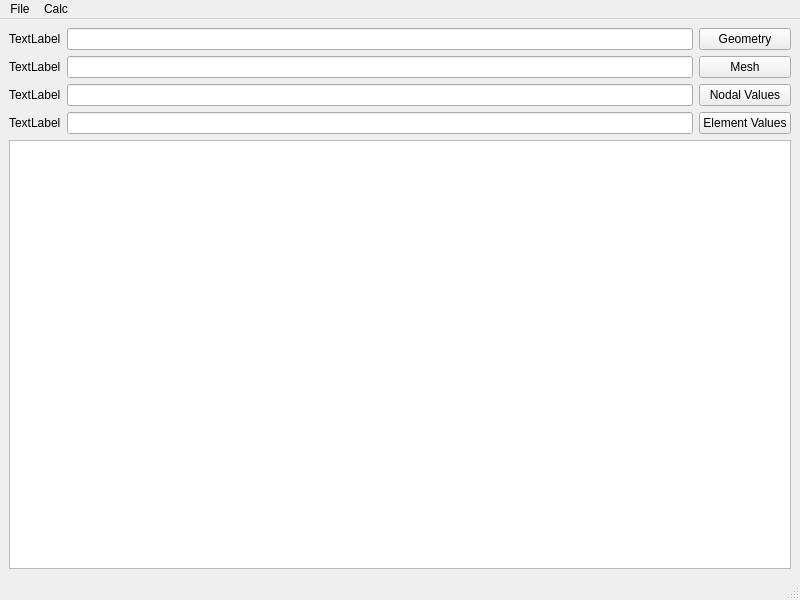
<?xml version="1.0" encoding="UTF-8"?>
<ui version="4.0">
 <class>MainWindow</class>
 <widget class="QMainWindow" name="MainWindow">
  <property name="geometry">
   <rect>
    <x>0</x>
    <y>0</y>
    <width>800</width>
    <height>600</height>
   </rect>
  </property>
  <property name="windowTitle">
   <string>MainWindow</string>
  </property>
  <widget class="QWidget" name="centralwidget">
   <layout class="QVBoxLayout" name="verticalLayout">
    <item>
     <layout class="QGridLayout" name="gridLayout">
      <item row="1" column="0">
       <widget class="QLabel" name="b_label">
        <property name="text">
         <string>TextLabel</string>
        </property>
       </widget>
      </item>
      <item row="0" column="0">
       <widget class="QLabel" name="a_label">
        <property name="text">
         <string>TextLabel</string>
        </property>
       </widget>
      </item>
      <item row="0" column="1">
       <widget class="QLineEdit" name="a_text"/>
      </item>
      <item row="3" column="1">
       <widget class="QLineEdit" name="d_text"/>
      </item>
      <item row="0" column="2">
       <widget class="QPushButton" name="show_geometry_button">
        <property name="text">
         <string>Geometry</string>
        </property>
       </widget>
      </item>
      <item row="3" column="0">
       <widget class="QLabel" name="d_label">
        <property name="text">
         <string>TextLabel</string>
        </property>
       </widget>
      </item>
      <item row="2" column="0">
       <widget class="QLabel" name="c_label">
        <property name="text">
         <string>TextLabel</string>
        </property>
       </widget>
      </item>
      <item row="2" column="1">
       <widget class="QLineEdit" name="c_text"/>
      </item>
      <item row="1" column="1">
       <widget class="QLineEdit" name="b_text"/>
      </item>
      <item row="2" column="2">
       <widget class="QPushButton" name="show_nodal_values_button">
        <property name="text">
         <string>Nodal Values</string>
        </property>
       </widget>
      </item>
      <item row="3" column="2">
       <widget class="QPushButton" name="show_element_values_button">
        <property name="text">
         <string>Element Values</string>
        </property>
       </widget>
      </item>
      <item row="1" column="2">
       <widget class="QPushButton" name="show_mesh_button">
        <property name="text">
         <string>Mesh</string>
        </property>
       </widget>
      </item>
     </layout>
    </item>
    <item>
     <widget class="QPlainTextEdit" name="plainTextEdit"/>
    </item>
   </layout>
  </widget>
  <widget class="QMenuBar" name="menubar">
   <property name="geometry">
    <rect>
     <x>0</x>
     <y>0</y>
     <width>800</width>
     <height>24</height>
    </rect>
   </property>
   <widget class="QMenu" name="menuFile">
    <property name="title">
     <string>File</string>
    </property>
    <addaction name="new_action"/>
    <addaction name="open_action"/>
    <addaction name="save_action"/>
    <addaction name="save_as_action"/>
    <addaction name="exit_action"/>
   </widget>
   <widget class="QMenu" name="menuCalc">
    <property name="title">
     <string>Calc</string>
    </property>
    <addaction name="execute_action"/>
   </widget>
   <addaction name="menuFile"/>
   <addaction name="menuCalc"/>
  </widget>
  <widget class="QStatusBar" name="statusbar"/>
  <action name="new_action">
   <property name="text">
    <string>New</string>
   </property>
  </action>
  <action name="open_action">
   <property name="text">
    <string>Open</string>
   </property>
  </action>
  <action name="save_action">
   <property name="text">
    <string>Save</string>
   </property>
  </action>
  <action name="save_as_action">
   <property name="text">
    <string>Save as ...</string>
   </property>
  </action>
  <action name="exit_action">
   <property name="text">
    <string>Exit</string>
   </property>
  </action>
  <action name="execute_action">
   <property name="text">
    <string>Execute</string>
   </property>
  </action>
 </widget>
 <resources/>
 <connections/>
</ui>
